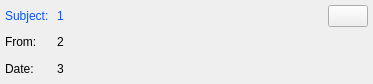
<?xml version="1.0" encoding="UTF-8"?>
<ui version="4.0">
 <class>MailWidget</class>
 <widget class="QWidget" name="MailWidget">
  <property name="geometry">
   <rect>
    <x>0</x>
    <y>0</y>
    <width>373</width>
    <height>84</height>
   </rect>
  </property>
  <property name="windowTitle">
   <string>MailWidget</string>
  </property>
  <layout class="QGridLayout" name="gridLayout">
   <property name="margin">
    <number>5</number>
   </property>
   <property name="spacing">
    <number>5</number>
   </property>
   <item row="0" column="0">
    <widget class="QLabel" name="label">
     <property name="palette">
      <palette>
       <active>
        <colorrole role="WindowText">
         <brush brushstyle="SolidPattern">
          <color alpha="255">
           <red>0</red>
           <green>85</green>
           <blue>255</blue>
          </color>
         </brush>
        </colorrole>
       </active>
       <inactive>
        <colorrole role="WindowText">
         <brush brushstyle="SolidPattern">
          <color alpha="255">
           <red>0</red>
           <green>85</green>
           <blue>255</blue>
          </color>
         </brush>
        </colorrole>
       </inactive>
       <disabled>
        <colorrole role="WindowText">
         <brush brushstyle="SolidPattern">
          <color alpha="255">
           <red>120</red>
           <green>120</green>
           <blue>120</blue>
          </color>
         </brush>
        </colorrole>
       </disabled>
      </palette>
     </property>
     <property name="text">
      <string>Subject: </string>
     </property>
    </widget>
   </item>
   <item row="0" column="1">
    <widget class="SubjectLabel" name="labelSubject">
     <property name="sizePolicy">
      <sizepolicy hsizetype="Expanding" vsizetype="Preferred">
       <horstretch>0</horstretch>
       <verstretch>0</verstretch>
      </sizepolicy>
     </property>
     <property name="palette">
      <palette>
       <active>
        <colorrole role="WindowText">
         <brush brushstyle="SolidPattern">
          <color alpha="255">
           <red>0</red>
           <green>85</green>
           <blue>255</blue>
          </color>
         </brush>
        </colorrole>
       </active>
       <inactive>
        <colorrole role="WindowText">
         <brush brushstyle="SolidPattern">
          <color alpha="255">
           <red>0</red>
           <green>85</green>
           <blue>255</blue>
          </color>
         </brush>
        </colorrole>
       </inactive>
       <disabled>
        <colorrole role="WindowText">
         <brush brushstyle="SolidPattern">
          <color alpha="255">
           <red>120</red>
           <green>120</green>
           <blue>120</blue>
          </color>
         </brush>
        </colorrole>
       </disabled>
      </palette>
     </property>
     <property name="text">
      <string>1</string>
     </property>
    </widget>
   </item>
   <item row="0" column="2" rowspan="3">
    <layout class="QVBoxLayout" name="verticalLayout">
     <item>
      <widget class="QPushButton" name="btDel">
       <property name="icon">
        <iconset resource="MailCheckerDlg.qrc">
         <normaloff>:/MailChecker/Images/DelMail.png</normaloff>:/MailChecker/Images/DelMail.png</iconset>
       </property>
      </widget>
     </item>
     <item>
      <spacer name="verticalSpacer">
       <property name="orientation">
        <enum>Qt::Vertical</enum>
       </property>
       <property name="sizeHint" stdset="0">
        <size>
         <width>20</width>
         <height>40</height>
        </size>
       </property>
      </spacer>
     </item>
    </layout>
   </item>
   <item row="1" column="0">
    <widget class="QLabel" name="label_2">
     <property name="text">
      <string>From: </string>
     </property>
    </widget>
   </item>
   <item row="1" column="1">
    <widget class="QLabel" name="labelFrom">
     <property name="sizePolicy">
      <sizepolicy hsizetype="Expanding" vsizetype="Preferred">
       <horstretch>0</horstretch>
       <verstretch>0</verstretch>
      </sizepolicy>
     </property>
     <property name="text">
      <string>2</string>
     </property>
    </widget>
   </item>
   <item row="2" column="0">
    <widget class="QLabel" name="label_3">
     <property name="text">
      <string>Date: </string>
     </property>
    </widget>
   </item>
   <item row="2" column="1">
    <widget class="QLabel" name="labelDate">
     <property name="sizePolicy">
      <sizepolicy hsizetype="Expanding" vsizetype="Preferred">
       <horstretch>0</horstretch>
       <verstretch>0</verstretch>
      </sizepolicy>
     </property>
     <property name="text">
      <string>3</string>
     </property>
    </widget>
   </item>
  </layout>
 </widget>
 <layoutdefault spacing="6" margin="11"/>
 <customwidgets>
  <customwidget>
   <class>SubjectLabel</class>
   <extends>QLabel</extends>
   <header>SubjectLabel.h</header>
  </customwidget>
 </customwidgets>
 <resources>
  <include location="MailCheckerDlg.qrc"/>
 </resources>
 <connections/>
</ui>
